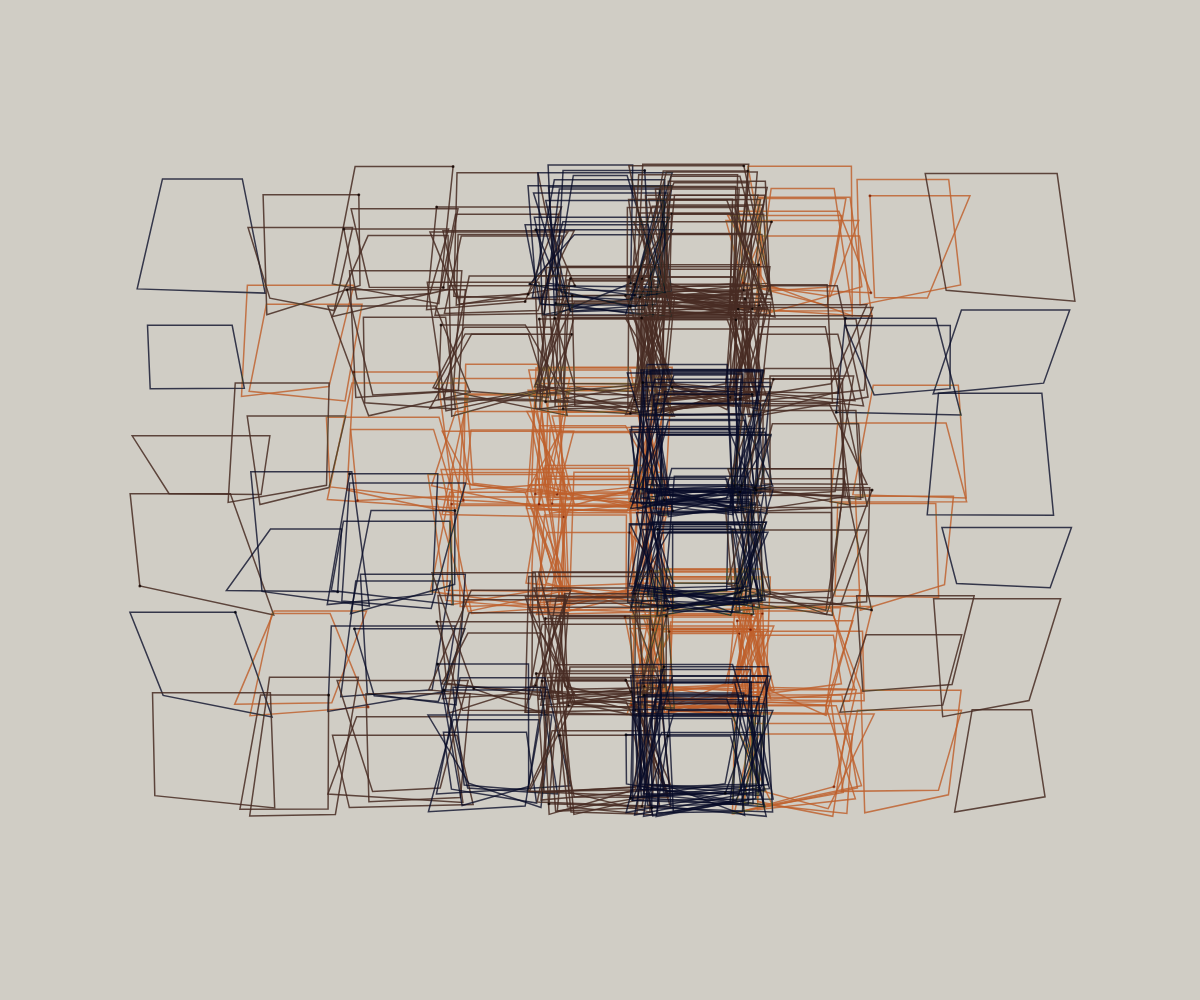
Frame 1 (no input)
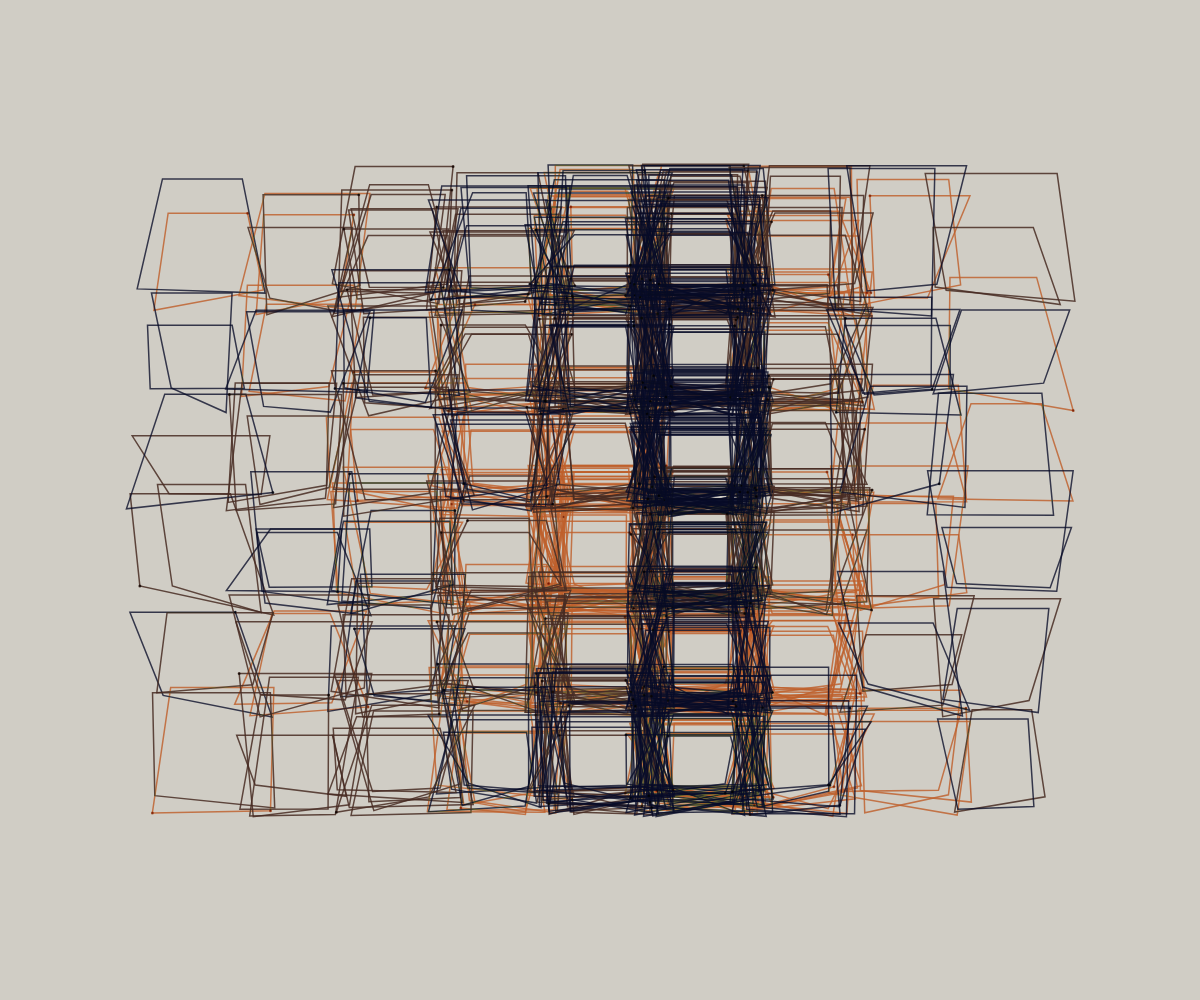
Frame 2 (the mouse pressed at the canvas centre, redrawn once)

The p5.js sketch that drew these frames (run headless with seeded random() and noise() and a simulated clock; the mouse was pressed at the canvas centre and the sketch redrawn once):

// p5.js sketch
// ── sketch.js
function setup() {
  createCanvas(windowWidth, windowHeight);
  noLoop();
}

function draw() {
  background("#d0cdc5");
  noFill();
  blendMode(DARKEST);
  //per ricreare l'effetto dell'opera originale credo che questo blendMode sia il più adatto poichè nel disegno a pennarellino i colori più scuri tendono a emergere e "coprire" quelli più chiari | talvolta però, soprattutto con i colori più chiari, al passaggio di uno sopra l'altro c'è una piccola variazione di colore dovuta al blend dei due inchiostri: questo effetto è stato ricreato con una lieve trasparenza dei colori
  
  //definisco il numero di righe e colonne basandomi sull'opera originale 
  let columns = 9; 
  let rows = 6;
  
  //calcolo le dimensioni della griglia di quad rispetto alla tela seguendo l'opera originale in cui la griglia occupa 80% della larghezza e il 60% dell'altezza
  let gridwidth = 0.8 * width;  //80%
  let gridheight = 0.6 * height; //60%
  
  //calcolo il lato dei quad
  //la dimensione del lato dipende dallo spazio disponibile in orizzontale (larghezza griglia/numero di colonne) e dallo spazio disponibile in verticale (altezza griglia/ numero di righe) 
  //per fare in modo che le forme si adattino alle dimensioni e proporzioni dello schermo, qualsiasi esse siano, prendo in considerazione il valore più piccolo (min) tra lo spazio disponibile in orizzontale e in verticale
  //il valore minimo viene calcolato facendo larghezza della griglia / numero di colonne per la direzione orizzontale | altezza della griglia / numero di righe per la direzione verticale
  //in caso di schermi "larghi e bassi" il valore minimo da prendere come riferimento è quello dell'altezza per cui il lato viene calcolato in base a questo e la griglia occuperà il 60% in altezza anche se non raggiungerà 80% della larghezza dello schermo
  //al contrario per schermi "stretti e alti" il valore minimo da prendere come riferimento è quello della larghezza per cui il lato viene calcolato in base a questo e la griglia occuperà 80% in larghezza anche se non raggiungerà il 60% della altezza dello schermo
  //così facendo il lato viene calcolato solamente in base ad una delle due direzioni garantendo che si tratti di "quadrati" anche se poi non perfettamente regolari (forma randomizzata successivamente per somiglianza con l'opera originale)
  //in questo modo si rispetta la forma geometrica delle figure, la proprorzione della griglia, e uno dei due margini originali in base alle proporzioni dello schermo --> la griglia si adatta a dimensione e mantiene proporzione

  let side = min(gridwidth / columns, gridheight / rows);
  
  //per creare una griglia devo usare cicli for annidati 
  //innanzitutto faccio ciclo per righe e ciclo per le colonne(variabile r che è equivalente a y: per r=0 ossia la prima riga, esegue c=0, c=1, c=2... (dove c corrisponde a x) disegnando le colonne fino alla fine dettata da c<colums) 
  //aggiungo un terzo ciclo per ripetere i singoli quad un numero definito di volte
  //aggiungo un quarto ciclo for per ricreare le piccole macchie di inchiostro sui vertici dei quad dovute al disegno a pennarellino (per somiglianza con l'opera originale disegnata a mano)
    
  //1. rows 
  for (let r = 0; r < rows; r++) {

    //ciclo per le colonne inserito all'interno del primo ciclo for (per le righe)
    //2. colums
    for (let c = 0; c < columns; c++) {

      //in base alla posizione orizzontale del quad (quindi in base alla colonna) vorrei che questo venga ripetuto un numero di volte ben definito così da assomigliare al quadro originale
      //metto un terzo ciclo for per ripetere ogni elemento della griglia (iter: per r=0 (prima riga) --> disegna c=0 il numero di volte che voglio, per c=1 il numero di volte che voglio, per c=2 il numero di volte che voglio, per c=3 il numero di volte che voglio e così via fino a c=8 che corrisponde alla nona e ultima colonna, poi passa a r=1 (seconda riga) --> idem, fino a r=5 che è la sesta e ultima riga) 
      //siccome il numero di iterazioni per posizione (posiz: combinazione di x-y o c-r) è vario creo una array per specificare il numero di iterazioni che voglio ottenere per ricreare l'opera originale
      //guida p5: array: a list that keeps several pieces of data in order. Each piece of data in an array is called an element. Each element has an address, or index, within its array. 
      //nella array metto il numero di quad sovrapposti per ogni colonna (ossia numero di iterazioni che il ciclo deve fare tenendo conto della posizione orizzontale/colonna)
      //conto il numero di quad "sovrapposti" per ogni colonna e lo inserisco come valore nell'array

      let quadnumber = [1, 2, 4, 7, 15, 27, 8, 2, 1];

      //terzo ciclo for serve per ripetere all'interno di una riga per ogni posizione orizzontale (colonna) tot quad "sovrapposti"
      //siccome questo ciclo è inserito all'interno del "ciclo colonne" (e ancora prima nel "ciclo righe") metto come condizione che i, ossia la variabile di questo ciclo, sia minore di array[c] ossia del valore nella array che occupa la posizione c in ogni momento/in ogni ciclo (dipende sempre dal valore di c = dalla colonna in cui mi trovo) --> se sono in colonna c=0 (prima colonna) vuol dire che nel terzo ciclo for avrò i<1 che è il valore in posiz 0 nell'array = disegna 1 quad, per c=1 avrò i<2 = disegna 2 quad, per c=2 avrò i<4 = disegna 4 quad, c=3 avrò i<7 = disegna 7 quad e così via 

      //funzionamento dei primi tre cicli for: entra in prima riga (r=0) --> entra in prima colonna --> terzo loop per iterare quad --> terzo ciclo si chiude quando non è più vera la condiz. i<... --> entra in seconda colonna --> stessa cosa --> arriva all'ultima colonna --> esce dal "ciclo colonna" grazie a condizione c<colums --> entra seconda riga (r=1) --> stessa cosa di prima --> tutto finisce quando non è più rispettata la condizione r<rows 
      //(spiegazione di tutti e quattro i cicli sotto!!)
      
      //creo array per i colori            
      //guida p5: array --> we can store colors we want to use in a data stucture known as an array and choose from those colors randomly
      //creo l'array colors con i colori che voglio usare per disegnare i quad
          
      let colors = ['#472B22D8', '#BE5F2BD1', '#060A27C6'];
      
      //colori randomici: per randomizzarli uso: random (nome array)   
      //creo la variabile color per salvare il colore randomico scelto ad ogni iterazione del secondo ciclo for (colonne) (salvo il colore nella variabile perchè servirà nel quarto ciclo | vedi sotto) -
      let color = random(colors);
      stroke(color); 
      //creo qui la variabile color perché voglio che venga scelto un colore random per ogni colonna in cui ci troviamo e non per ogni iterazione effettuata: se inserissi il codice nel terzo ciclo for quad sovrapposti avrebbero colori differenti e non rispetterebbe l'opera originale

      //3. iteration quad
      for (let i = 0; i < quadnumber[c]; i++) { 
          
          //non voglio che le figure siano attaccate al bordo sx e superiore per cui definisco due valori x0 e y0 da usare per disegnare le forme

          //larghezza - (colonne*lato)/2 mi permette di posizionare x0 in modo da avere un bordo equo a sx e dx
          let x0 = (width - (columns * side)) / 2;
          //altezza - (righe*lato)/2 mi permette di posizionare y0 in modo da avere un bordo equo sopra e sotto
          let y0 = (height - (rows * side)) / 2;

          //stroke: gli do un valore relativo rispetto al lato in modo che si adatti a schermi più piccoli/grandi senza essere sproporzionato rispetto alla grandezza della tela (siccome anche il lato è proporzionato a sua volta alla dimensione dello schermo)
          //per somiglianza con l'opera originale gli do un valore dell'1.5% (=0.015) del lato del quad

          let strokevalue = 0.015 * side;
          strokeWeight(strokevalue);  
          
          //definisco delle varibili per disegnare quadrilateri irregolari
          //dalla guida: quad --> Draws a quadrilateral (four-sided shape) 
          //creo delle variabili per i quattro punti

          //x1 = x sinistra data da x0 (margine) + posizione colonna * lato, così il primo quad ad es. avrà x1 = x0 + 0*lato --> parte dall'inizio
          let x1 = x0 + c * side
          //x2 = x destra data da x0 (margine) + posizione colonna * lato, così il primo quad ad es. avrà x2 = x0 + (0+1)* lato --> x0 + lato: ottengo l'estremo dx del primo quad a cui si arriva "percorrendo" side del quad in orizzontale
          let x2 = x0 + (c+1) * side
          //y1 = y sopra data da y0 (margine) + posizione riga * lato, così il primo quad ad es. avrà y1 = y0 + 0*lato --> parte dall'alto
          let y1 = y0 + r * side
          //y2 = y sotto data da y0 (margine) + posizione colonna * lato, così il primo quad ad es. avrà y2 = y0 + (0+1)* lato --> y0 + lato: ottengo l'estremo sotto del primo quad a cui si arriva "percorrendo" side del quad in verticale
          let y2 = y0 + (r+1) * side
          
          //randomizzazione del lato per somiglianza con l'opera originali: dimensione relativa sempre per questione di adattabilità a schermi più piccoli /grandi --> impongo che la randomizzazione della posizione dei vertici sia del tot % del lato del quad 
          //uso random --> guida p5: The version of random() with two parameters returns a random number from a given range.   
          //randomizzazione su asse verticale (posizione delle x)
          let randvaluex = 0.25 * side;
          //randomizzazione della posizione y dei due vertici in basso
          let randvalueydown = 0.17 * side
          //randomizzazione della posizione y dei due vertici in altro che questa volta deve essere uguale per entrambi (a differenza di quelli in basso) per ricreare l'opera originale in cui il lato sopra dei quad è sempre perfettamente orizzonrale
          let randvalueyup = random(-(0.36 * side), 0.36 * side); //un solo valore randomico così saranno allineati

          //creo array per le coordinate dei punti     
          //definisco una nuova array coord: si tratta di una array bidimensionale ossia una array che contiene a sua volta all'interno due o più array --> nel mio caso nella array coord ci sono 4 array "figlie" che contengono i valori delle cordinate x e y dei 4 spigoli dei quad --> in array ci sono 4 [0,1,2,3] array che contengono a loro volta due valori: x e y[0,1]

          let coord = [
            //vertice alto a sx
            [random(x1 - randvaluex, x1 + randvaluex),   y1+randvalueyup],
            //vertice alto a dx
            [random(x2 - randvaluex, x2 + randvaluex), y1 + randvalueyup],
            //vertice basso dx
            [random(x2 - randvaluex, x2 + randvaluex), random(y2 - randvalueydown, y2 + randvalueydown)],
            //vertice basso sx
            [random(x1 - randvaluex, x1 + randvaluex), random(y2 - randvalueydown, y2 + randvalueydown)]
          ];
          
          //disegno quad utilizzando le coordinate inserite nella array coord
          //quando uso una array bidimensionale non basta più un indice solo ma me ne servono due per chiamare un valore contenuto in una array "figlia" (a sua volta contenuta in un array "madre") --> primo index = index della array "figlia" contenuta nella array "madre" | secondo index = posizione del valore desiderato all'interno della array "figlia"
          quad(
          //inserisco le coordinate dei vertici andando in senso orario
          //es. primo punto: x = valore in posizione 0 della array in posizione 0 (= random(x1 - randvalue, x1 +  randvalue)) | y = valore in posizione 1 della array in posizione 0 (= random(y1 - randvalue, y1 + randvalue)) 
          //così anche per gli altri tre punti
          coord[0][0], coord[0][1], 
          coord[1][0], coord[1][1], 
          coord[2][0], coord[2][1], 
          coord[3][0], coord[3][1]
          );

              //quarto ciclo for aggiunto per ricreare le macchie di inchiostro sui vertici dei quad dovute al disegno con inchiostrio nell'opera originale

              //4.circle = ink drops
              //questo ciclo for mi serve per disegnare con tot probabilità dei piccoli cerchietti sui vertici dei quad che simulino le macchie di inchiostro presenti nell'opera originale su i punti di incontro dei lati --> il disegno a pennarellino dell'opera originale presenta queste "imperfezioni" nel tratto che vorrei ricreare in questo modo

              //ciclo for con variabile p e metto come condizione che p sia < di coord.length: il ciclo for continua ad iterare finché p rimane minore di 4 ossia la condizione è verificata/vera ( 4 = lunghezza dell'array coord --> ci sono quattro coppie di coordinate, una per ogni vertice del quad) = itera finché p assume i valori 0, 1, 2, 3 ossia i 4 index che mi servono per accedere ai vertici del quadrato inseriti in array nella array bidimensionale coord

              for (let p = 0; p < coord.length; p++) {  
              
              //creo variabile in cui salvo il valore contenuto nella array coord in posizione p: (procedimento simile a quello che ho usato nelle condizioni del terzo ciclo for) in base al valore di p in ogni iterazione viene salvata nella variabile inkdrop la array [x,y] del vertice in questione (index singolo e non doppio perché non sto chiamando un valore ma una array "figlia" che contiene due valori: x e y = coordinate punto)
              //es. per p = 0 inkdrop = coord[0] <-- questa array "figlia", che è in posizione 0 all'interno della array coord, contiene le coordinate del vertice in alto a sx | ad ogni iterazione di questo quarto ciclo for p aumenta, in inkrop viene salvata una array "figlia" in posizione progressivamente maggiore ossia le coordinate di uno dei quattro vertici del quad
              let inkdrop = coord[p];  

              //queste "imprecisioni" grafiche non sono presenti in tutti i quad ma solamente in alcuni, per cui per disegnare i cerchi che simulino le macchie di inchiostro uso una condizione (if)
              //per creare la condizione del ciclo if uso random senza inserire valori --> guida p5: The version of random() with no parameters returns a random number from 0 up to but not including 1.
              //basandomi sull'opera originale vorrei una probabilità di 8% (= 0.8) perchè la condizione sia vera = venga eseguito il codice che disegna un cerchio sul vertice su cui si trova il quarto ciclo for attualmente
              //funzionamento del quarto ciclo: si parte da p=0 per cui inkdrop=coord[0] ossia le coordinate del primo vertice (alto sx), random genera un numero casuale tra 0 e 1, se il numero è < di 0.08 (del 8%) disegna il cerchio altrimenti (condiz falsa) non disegna, poi si passa a p=1 e si ripete la stessa logica fino a p=3 (quarto e ultimo punto)

              if (random() < 0.08) {  
              //se la condizione è soddisfatta viene usato il colore del quad in questione che prima ho salvato nella variabile color cosicchè il cerchio abbia lo stesso colore del suo quad (vedi sopra)
               
              //siccome vorrei modificare il blendMode solo per le macchie di inchiostro uso push e pop per delimitare questo cambio di stile senza modificare il blendMode scelto per il disegno dei quad (scelta stilistica per rendere più realistiche e simili all'originale le macchie di inchiostro)
              push();
              blendMode(MULTIPLY); 
              stroke(color);  
              fill (color);
              //circle prevede come valori: x y e diametro
              //come x metto inkdrop[0]: inkdrop è la variabile che ho creato prima in cui viene salvata la array "figlia" contenente la x e la y di ogni vertice in base a valore di p (che aumenta ad ogni iterazione) | della variabile inkdrop (ossia della coppia di coordinate) ora mi interessa solo il valore in posizione 0 (ossia il primo) che è la x di quel punto (coppia di coordinate) per cui scrivo inkdrop[0] 
              //allo stesso modo per la y del cerchio metterò inkdrop[1] perché mi interessa il secondo valore (posiz 1) della coppia di coordinate, ossia la y
              //inoltre vorrei che anche i punti (come lo stroke dei quad) si adattassero a schemri più grandi o più piccoli per cui impongo che siano sempre di diametro pari allo stroke dei quad, qualsiasi esso sia    
              circle(inkdrop[0], inkdrop[1], strokevalue);  
              pop();
              }
          }   
      }
      //funzionamento di tutti i cicli for (spiegazione di prima con aggiunta del quarto ciclo for) per un esempio più completo ed esplicativo uso la seconda colonna c=1 che prevede due iterazioni:
      //entra nel primo ciclo for: entra nella prima riga (r=0) —> entra in prima colonna (… passo direttamente alla seconda per capire meglio tanto il procedimento è lo stesso) —> entra nel secondo ciclo for: entra nella seconda colonna (c=1) —> nella array che ho creato, per c=1, quindi in posizione 1 c'è il valore 2 per cui il terzo ciclo for  eseguirà due iterazioni = disegno di due quad —> si entra nel terzo ciclo for che parte da i=0 e disegna il primo quad —> entra nel quarto ciclo for con p che parte da 0 e itera su i quattro vertici dei quad grazie all’array e alle variabili che ho creato (per i = 0,1,2,3 sono associate le quattro coppie di xy dei vertici) —> per p=0 viene verificata la condizione dell’if —> se vera disegna cerchio sennò no —> per p= 1 stessa cosa fino a p=3 —> quando p=4 la condizione non è più rispettata per cui si chiude il quarto ciclo for —> si torna al terzo ciclo for (quello delle iterazioni) ora i = 1 (nella seconda colonna i<2 secondo l’array che ho creato) per cui condizione di i ancora vera —> si disegna il secondo quad —> si entra di nuovo nel quarto ciclo for e si ripete l’iter che ho scritto prima —> si esce di nuovo dal quarto ciclo —> nel terzo ciclo ora i=2 che non rispetta la condizione —> si esce anche dal terzo ciclo delle iterazioni —> si torna al secondo ciclo for (delle colonne) ora c=2 perchè siamo nella terza colonna —> stesso procedimento di disegno quad + cerchi con la stessa logica —> così per tutte le colonne finché non è più rispettata la condizione c<colums e si chiude il secondo ciclo for —> si torna al primo ciclo for: entra nella seconda riga (r=1) --> stessa cosa di prima per tutte le colonne —> tutto finisce quando non è più rispettata nemmeno la condizione r<rows e si chiude anche il primo ciclo for (delle righe)
    }
  }
}
